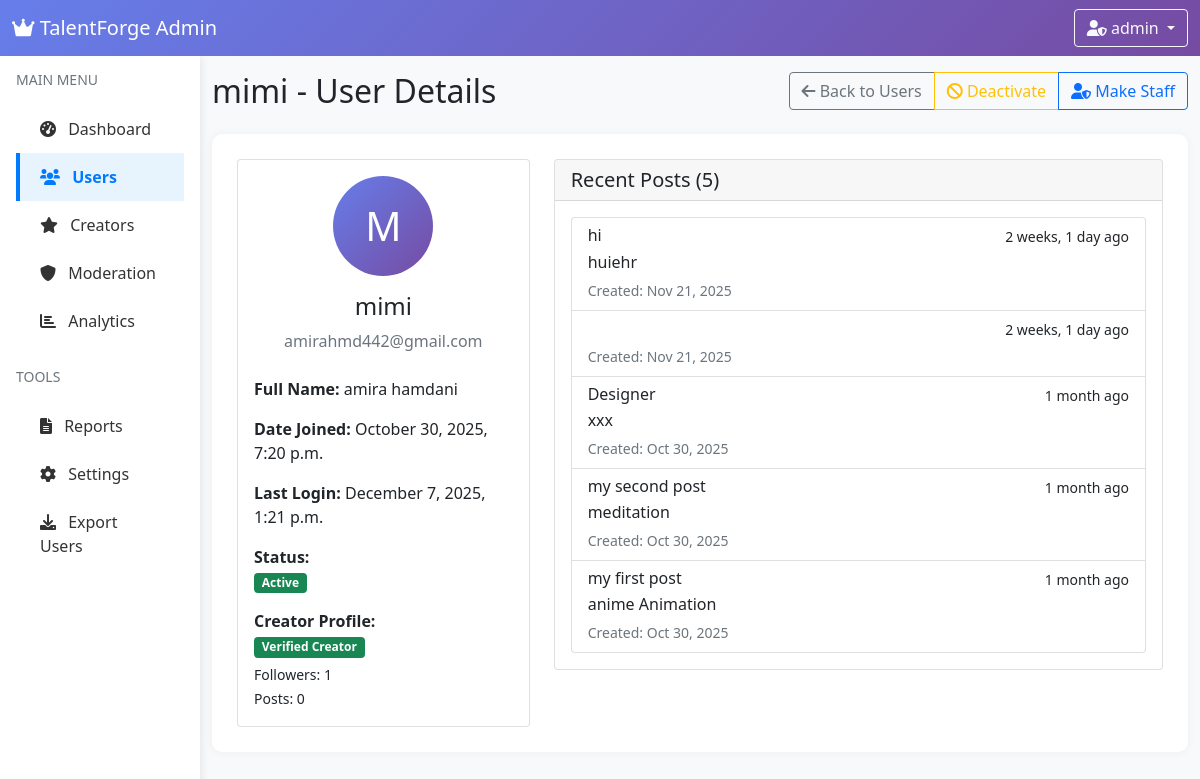
/admin-app/users/16/ (signed in), run on the app's committed database.
### creator/models.py (models this page shows, shortened)
class CreatorProfile(models.Model):
    user = models.OneToOneField(User, on_delete=models.CASCADE, related_name='creatorprofile')
    is_verified = models.BooleanField(default=False)
    followers_count = models.IntegerField(default=0)
    total_posts = models.IntegerField(default=0)
    total_likes = models.IntegerField(default=0)
    total_comments = models.IntegerField(default=0)
    engagement_rate = models.FloatField(default=0.0)
    created_at = models.DateTimeField(auto_now_add=True)
    updated_at = models.DateTimeField(auto_now=True)
    username = models.CharField(max_length=150, blank=True)
    email = models.EmailField(blank=True)

### posts/models.py (models this page shows, shortened)
class Post(models.Model):
    POST_TYPES = [
        ('text', 'Text'),
        ('image', 'Image'),
        ('video', 'Video'),
        ('job', 'Job Offer'),
    ]
    author = models.ForeignKey(User, on_delete=models.CASCADE, related_name='posts')
    type = models.CharField(max_length=10, choices=POST_TYPES)
    title = models.CharField(max_length=200, blank=True, null=True)
    content = models.TextField(blank=True, null=True)
    image = models.ImageField(upload_to='posts/images/', blank=True, null=True)
    video = models.FileField(upload_to='posts/videos/', blank=True, null=True)
    created_at = models.DateTimeField(auto_now_add=True)
    shared_post = models.ForeignKey('self', on_delete=models.CASCADE, null=True, blank=True, related_name='shares')

### admin_app/permissions.py (the view)
    def _wrapped_view(request, *args, **kwargs):
        if not request.user.is_authenticated:
            from django.contrib.auth.views import redirect_to_login
            from django.urls import reverse
            return redirect_to_login(reverse('admin_app:dashboard'))
        if not (request.user.is_staff or request.user.is_superuser):
            messages.error(request, "❌ Admin access required. You need staff permissions.")
            return redirect('base:home')
        return view_func(request, *args, **kwargs)

### admin_app/permissions.py (called while the page is built)
def admin_required(view_func):
    def _wrapped_view(request, *args, **kwargs):
        if not request.user.is_authenticated:
            from django.contrib.auth.views import redirect_to_login
            from django.urls import reverse
            return redirect_to_login(reverse('admin_app:dashboard'))
        if not (request.user.is_staff or request.user.is_superuser):
            messages.error(request, "❌ Admin access required. You need staff permissions.")
            return redirect('base:home')
        return view_func(request, *args, **kwargs)
    return _wrapped_view

### admin_app/views.py (called while the page is built)
@login_required
@admin_required
def user_detail(request, user_id):
    user = get_object_or_404(User, id=user_id)
    user_posts = []
    try:
        from posts.models import Post
        user_posts = Post.objects.filter(author=user).order_by('-created_at')[:10]
    except:
        pass
    creator_profile = None
    try:
        creator_profile = user.creatorprofile
    except:
        pass
    context = {
        'user': user,
        'user_posts': user_posts,
        'creator_profile': creator_profile,
        'active_page': 'users',
    }
    return render(request, 'admin_app/user_detail.html', context)

### admin_app/templates/admin_app/user_detail.html (shortened to what this page needs)
{% extends 'admin_app/base_admin.html' %}
{% block page_heading %}{{ user.username }} - User Details{% endblock %}
{% block page_actions %}
<div class="btn-group">
    <a href="{% url 'admin_app:users' %}" class="btn btn-outline-secondary">
        <i class="fas fa-arrow-left"></i> Back to Users
    </a>
    {% if user.is_active %}
    <a href="{% url 'admin_app:toggle_user_active' user.id %}"
       class="btn btn-outline-warning"
       onclick="return confirm('Deactivate this user?')">
        <i class="fas fa-ban"></i> Deactivate
    </a>
    {% else %}
    <a href="{% url 'admin_app:toggle_user_active' user.id %}"
       class="btn btn-outline-success"
       onclick="return confirm('Activate this user?')">
        <i class="fas fa-check"></i> Activate
    </a>
    {% endif %}
    {% if not user.is_staff %}
    <a href="{% url 'admin_app:make_user_staff' user.id %}"
       class="btn btn-outline-primary"
       onclick="return confirm('Make this user a staff member?')">
        <i class="fas fa-user-shield"></i> Make Staff
    </a>
    {% endif %}
</div>
{% endblock %}
{% block content %}
<div class="row">
    <div class="col-md-4">
        <div class="card">
            <div class="card-body text-center">
                <div class="mb-3">
                    <div style="width: 100px; height: 100px; background: linear-gradient(135deg, #667eea, #764ba2); color: white; border-radius: 50%; display: flex; align-items: center; justify-content: center; font-size: 2.5rem; margin: 0 auto;">
                        {{ user.username|first|upper }}
                    </div>
                </div>
                <h4>{{ user.username }}</h4>
                <p class="text-muted">{{ user.email }}</p>
                <div class="mt-4 text-start">
                    <p><strong>Full Name:</strong> {{ user.first_name }} {{ user.last_name }}</p>
                    <p><strong>Date Joined:</strong> {{ user.date_joined|date:"F j, Y, g:i a" }}</p>
                    <p><strong>Last Login:</strong>
                        {% if user.last_login %}
                        {{ user.last_login|date:"F j, Y, g:i a" }}
                        {% else %}
                        Never
                        {% endif %}
                    </p>
                    <div class="mt-3">
                        <strong>Status:</strong><br>
                        {% if user.is_active %}
                        <span class="badge bg-success">Active</span>
                        {% else %}
                        <span class="badge bg-danger">Inactive</span>
                        {% endif %}
                    </div>
                    {% if creator_profile %}
                    <div class="mt-3">
                        <strong>Creator Profile:</strong><br>
                        {% if creator_profile.is_verified %}
                        <span class="badge bg-success">Verified Creator</span>
                        {% else %}
                        <span class="badge bg-warning">Not Verified</span>
                        {% endif %}
                        <div class="mt-1">
                            <small>Followers: {{ creator_profile.followers_count }}</small><br>
                            <small>Posts: {{ creator_profile.total_posts }}</small>
                        </div>
                    </div>
                    {% endif %}
                </div>
            </div>
        </div>
    </div>
    <div class="col-md-8">
        {% if user_posts %}
        <div class="card">
            <div class="card-header">
                <h5 class="mb-0">Recent Posts ({{ user_posts|length }})</h5>
            </div>
            <div class="card-body">
                <div class="list-group">
                    {% for post in user_posts %}
                    <div class="list-group-item">
                        <div class="d-flex w-100 justify-content-between">
                            <h6 class="mb-1">{{ post.title|truncatechars:50 }}</h6>
                            <small>{{ post.created_at|timesince }} ago</small>
                        </div>
                        <p class="mb-1">{{ post.content|truncatechars:100 }}</p>
                        <small class="text-muted">
                            Created: {{ post.created_at|date:"M d, Y" }}
                        </small>
                    </div>
                    {% endfor %}
                </div>
            </div>
        </div>
        {% endif %}
    </div>
</div>
{% endblock %}

### admin_app/templates/admin_app/base_admin.html (shortened to what this page needs)
<!DOCTYPE html>
<html lang="en">
<head>
    <link href="https://cdn.jsdelivr.net/npm/bootstrap@5.1.3/dist/css/bootstrap.min.css" rel="stylesheet">
    <link rel="stylesheet" href="https://cdnjs.cloudflare.com/ajax/libs/font-awesome/6.0.0/css/all.min.css">
</head>
<body>
    <nav class="navbar navbar-expand-lg navbar-dark navbar-admin">
        <div class="container-fluid">
            <a class="navbar-brand" href="{% url 'admin_app:dashboard' %}">
                <i class="fas fa-crown"></i> TalentForge Admin
            </a>
            <div class="navbar-nav ms-auto">
                <div class="dropdown">
                    <button class="btn btn-outline-light dropdown-toggle" type="button" data-bs-toggle="dropdown">
                        <i class="fas fa-user-shield"></i> {{ request.user.username }}
                    </button>
                </div>
            </div>
        </div>
    </nav>
    <div class="container-fluid">
        <div class="row">
            <div class="col-md-3 col-lg-2 px-0">
                <div class="sidebar">
                    <div class="p-3">
                        <h6 class="text-muted text-uppercase small mb-3">Main Menu</h6>
                        <nav class="nav flex-column">
                            <a href="{% url 'admin_app:dashboard' %}"
                               class="nav-link {% if active_page == 'dashboard' %}active{% endif %}">
                                <i class="fas fa-tachometer-alt me-2"></i> Dashboard
                            </a>
                            <a href="{% url 'admin_app:users' %}"
                               class="nav-link {% if active_page == 'users' %}active{% endif %}">
                                <i class="fas fa-users me-2"></i> Users
                            </a>
                            <a href="{% url 'admin_app:creators' %}"
                               class="nav-link {% if active_page == 'creators' %}active{% endif %}">
                                <i class="fas fa-star me-2"></i> Creators
                            </a>
                            <a href="{% url 'admin_app:moderation' %}"
                               class="nav-link {% if active_page == 'moderation' %}active{% endif %}">
                                <i class="fas fa-shield-alt me-2"></i> Moderation
                            </a>
                            <a href="{% url 'admin_app:analytics' %}"
                               class="nav-link {% if active_page == 'analytics' %}active{% endif %}">
                                <i class="fas fa-chart-bar me-2"></i> Analytics
                            </a>
                        </nav>
                        <h6 class="text-muted text-uppercase small mt-4 mb-3">Tools</h6>
                        <nav class="nav flex-column">
                            <a href="{% url 'admin_app:reports' %}" class="nav-link">
                                <i class="fas fa-file-alt me-2"></i> Reports
                            </a>
                            <a href="{% url 'admin_app:settings' %}" class="nav-link">
                                <i class="fas fa-cog me-2"></i> Settings
                            </a>
                            <a href="{% url 'admin_app:export_users' %}" class="nav-link">
                                <i class="fas fa-download me-2"></i> Export Users
                            </a>
                        </nav>
                    </div>
                </div>
            </div>
            <div class="col-md-9 col-lg-10 mt-3">
                <div class="d-flex justify-content-between align-items-center mb-4">
                    <h2 class="mb-0">
                        {% block page_heading %}Dashboard{% endblock %}
                    </h2>
                    {% block page_actions %}{% endblock %}
                </div>
                <div class="admin-content">
                    {% block content %}{% endblock %}
                </div>
            </div>
        </div>
    </div>
</body>
</html>

### admin_app/templates/admin_app/base_admin.html (style rules this page uses)
body { background-color: #f8f9fa; }
.navbar-admin { background: linear-gradient(135deg, #667eea 0%, #764ba2 100%); }
.sidebar { background: white; min-height: calc(100vh - 56px); box-shadow: 0 0 10px rgba(0,0,0,0.1); }
.sidebar .nav-link { color: #333; padding: 12px 20px; border-left: 4px solid transparent; }
.sidebar .nav-link.active { background-color: #e8f4fd; border-left: 4px solid #007bff; color: #007bff; font-weight: 600; }
.admin-content { background: white; border-radius: 10px; padding: 25px; box-shadow: 0 0 10px rgba(0,0,0,0.05); }

### data on the page
CreatorProfile: followers_count "1", total_posts "0"
Post: title "hi", created_at "2 weeks, 1 day", content "huiehr", created_at "Nov 21, 2025"
Post: created_at "2 weeks, 1 day", created_at "Nov 21, 2025"
Post: title "Designer", created_at "1 month", content "xxx", created_at "Oct 30, 2025"
Post: title "my second post", created_at "1 month", content "meditation", created_at "Oct 30, 2025"
Post: title "my first post", created_at "1 month", content "anime Animation", created_at "Oct 30, 2025"

### other printed values
{{ request.user.username }} "admin"
{{ user.username }} "mimi"
{{ user.username|first|upper }} "M"
{{ user.email }} "amirahmd442@gmail.com"
{{ user.first_name }} "amira"
{{ user.last_name }} "hamdani"
{{ user.date_joined|date:"F j, Y, g:i a" }} "October 30, 2025, 7:20 p.m."
{{ user.last_login|date:"F j, Y, g:i a" }} "December 7, 2025, 1:21 p.m."
{{ user_posts|length }} "5"
